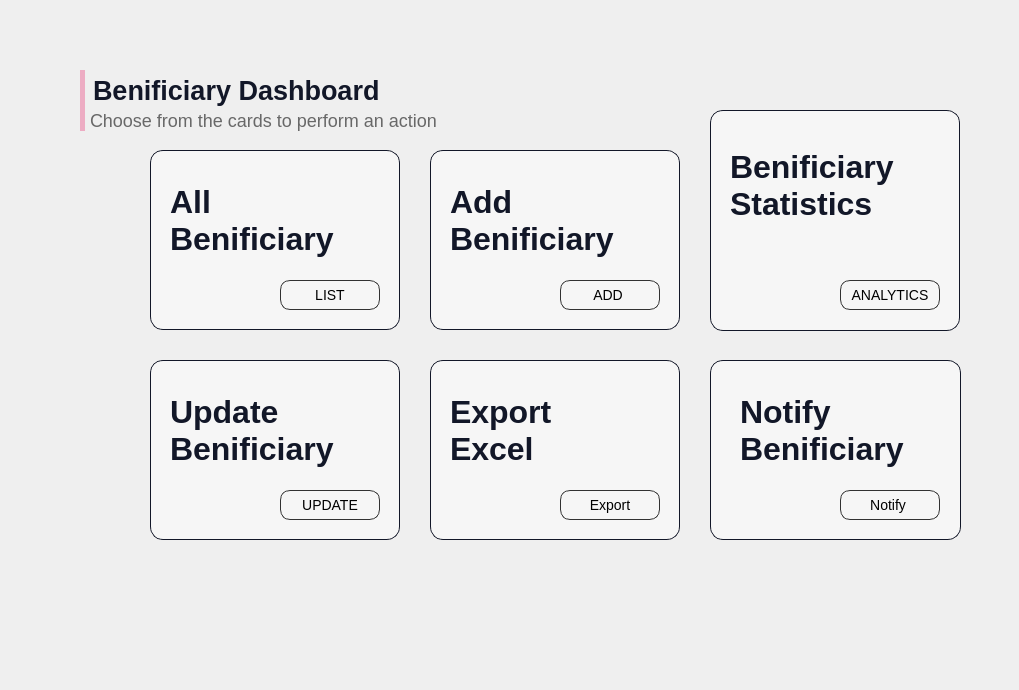
      <widget class="QWidget" name="page_21">
       <widget class="QLabel" name="label_42">
        <property name="geometry">
         <rect>
          <x>730</x>
          <y>140</y>
          <width>200</width>
          <height>91</height>
         </rect>
        </property>
        <property name="styleSheet">
         <string notr="true">font-family: 'Poppins';
font-style: normal;
background:rgba(0,0,0,0);
font-weight: 700;
font-size: 32px;
color: rgb(18,23,40);

</string>
        </property>
        <property name="text">
         <string>Benificiary
Statistics</string>
        </property>
       </widget>
       <widget class="QLabel" name="label_200">
        <property name="geometry">
         <rect>
          <x>150</x>
          <y>360</y>
          <width>250</width>
          <height>180</height>
         </rect>
        </property>
        <property name="styleSheet">
         <string notr="true">border-radius: 13px;
background:rgb(246,246,246);
border: 1px solid rgb(18,23,40);</string>
        </property>
        <property name="text">
         <string/>
        </property>
       </widget>
       <widget class="QLabel" name="label_208">
        <property name="geometry">
         <rect>
          <x>170</x>
          <y>380</y>
          <width>200</width>
          <height>100</height>
         </rect>
        </property>
        <property name="styleSheet">
         <string notr="true">font-family: 'Poppins';
font-style: normal;
background:rgba(0,0,0,0);
font-weight: 700;
font-size: 32px;
color: rgb(18,23,40);

</string>
        </property>
        <property name="text">
         <string>Update
Benificiary</string>
        </property>
       </widget>
       <widget class="QLabel" name="label_202">
        <property name="geometry">
         <rect>
          <x>430</x>
          <y>360</y>
          <width>250</width>
          <height>180</height>
         </rect>
        </property>
        <property name="styleSheet">
         <string notr="true">border-radius: 13px;
background:rgb(246,246,246);
border: 1px solid rgb(18,23,40);</string>
        </property>
        <property name="text">
         <string/>
        </property>
       </widget>
       <widget class="QLabel" name="label_197">
        <property name="geometry">
         <rect>
          <x>80</x>
          <y>70</y>
          <width>371</width>
          <height>41</height>
         </rect>
        </property>
        <property name="styleSheet">
         <string notr="true">font-family: 'Poppins';
font-style: normal;
background:rgba(0,0,0,0);
font-weight: 600;
font-size: 27px;
color: rgb(18,23,40);
border-left: 5px solid rgb(237,172,195);
padding-left: 1px;

</string>
        </property>
        <property name="text">
         <string>Benificiary Dashboard</string>
        </property>
       </widget>
       <widget class="QLabel" name="label_203">
        <property name="geometry">
         <rect>
          <x>80</x>
          <y>110</y>
          <width>411</width>
          <height>21</height>
         </rect>
        </property>
        <property name="styleSheet">
         <string notr="true">font-family: 'Poppins';
font-style: normal;
background:rgba(0,0,0,0);
font-weight: 275;
font-size: 18px;
color: rgb(104,104,104);
border-left: 5px solid rgb(237,172,195);
padding-left: 1px;

</string>
        </property>
        <property name="text">
         <string>Choose from the cards to perform an action</string>
        </property>
       </widget>
       <widget class="QLabel" name="label_206">
        <property name="geometry">
         <rect>
          <x>450</x>
          <y>170</y>
          <width>200</width>
          <height>100</height>
         </rect>
        </property>
        <property name="styleSheet">
         <string notr="true">font-family: 'Poppins';
font-style: normal;
background:rgba(0,0,0,0);
font-weight: 700;
font-size: 32px;
color: rgb(18,23,40);

</string>
        </property>
        <property name="text">
         <string>Add
Benificiary</string>
        </property>
       </widget>
       <widget class="QPushButton" name="pushButton_58">
        <property name="geometry">
         <rect>
          <x>280</x>
          <y>490</y>
          <width>100</width>
          <height>30</height>
         </rect>
        </property>
        <property name="cursor">
         <cursorShape>PointingHandCursor</cursorShape>
        </property>
        <property name="styleSheet">
         <string notr="true">QPushButton{
border-radius: 10px; 
font-family: 'Poppins';
font-style: normal;
font-weight: 400;
font-size: 14px;
background:rgba(0,0,0,0);
border:1px solid rgb(50,50,50);
}
QPushButton:hover{
background:rgb(28, 36, 61);
color:white;
}

</string>
        </property>
        <property name="text">
         <string>UPDATE</string>
        </property>
       </widget>
       <widget class="QPushButton" name="pushButton_55">
        <property name="geometry">
         <rect>
          <x>280</x>
          <y>280</y>
          <width>100</width>
          <height>30</height>
         </rect>
        </property>
        <property name="cursor">
         <cursorShape>PointingHandCursor</cursorShape>
        </property>
        <property name="styleSheet">
         <string notr="true">QPushButton{
border-radius: 10px; 
font-family: 'Poppins';
font-style: normal;
font-weight: 400;
font-size: 14px;
background:rgba(0,0,0,0);
border:1px solid rgb(50,50,50);
}
QPushButton:hover{
background:rgb(28, 36, 61);
color:white;
}

</string>
        </property>
        <property name="text">
         <string>LIST</string>
        </property>
       </widget>
       <widget class="QLabel" name="label_204">
        <property name="geometry">
         <rect>
          <x>710</x>
          <y>360</y>
          <width>251</width>
          <height>180</height>
         </rect>
        </property>
        <property name="styleSheet">
         <string notr="true">border-radius: 13px;
background:rgb(246,246,246);
border: 1px solid rgb(18,23,40);</string>
        </property>
        <property name="text">
         <string/>
        </property>
       </widget>
       <widget class="QPushButton" name="pushButton_56">
        <property name="geometry">
         <rect>
          <x>840</x>
          <y>490</y>
          <width>100</width>
          <height>30</height>
         </rect>
        </property>
        <property name="cursor">
         <cursorShape>PointingHandCursor</cursorShape>
        </property>
        <property name="styleSheet">
         <string notr="true">QPushButton{
border-radius: 10px; 
font-family: 'Poppins';
font-style: normal;
font-weight: 400;
font-size: 14px;
background:rgba(0,0,0,0);
border:1px solid rgb(50,50,50);
}
QPushButton:hover{
background:rgb(28, 36, 61);
color:white;
}

</string>
        </property>
        <property name="text">
         <string>Notify </string>
        </property>
       </widget>
       <widget class="QPushButton" name="pushButton_29">
        <property name="geometry">
         <rect>
          <x>840</x>
          <y>280</y>
          <width>100</width>
          <height>30</height>
         </rect>
        </property>
        <property name="cursor">
         <cursorShape>PointingHandCursor</cursorShape>
        </property>
        <property name="styleSheet">
         <string notr="true">QPushButton{
border-radius: 10px; 
font-family: 'Poppins';
font-style: normal;
font-weight: 400;
font-size: 14px;
background:rgba(0,0,0,0);
border:1px solid rgb(50,50,50);
}
QPushButton:hover{
background:rgb(28, 36, 61);
color:white;
}

</string>
        </property>
        <property name="text">
         <string>ANALYTICS</string>
        </property>
       </widget>
       <widget class="QLabel" name="label_205">
        <property name="geometry">
         <rect>
          <x>170</x>
          <y>170</y>
          <width>200</width>
          <height>100</height>
         </rect>
        </property>
        <property name="styleSheet">
         <string notr="true">font-family: 'Poppins';
font-style: normal;
background:rgba(0,0,0,0);
font-weight: 700;
font-size: 32px;
color: rgb(18,23,40);

</string>
        </property>
        <property name="text">
         <string>All
Benificiary</string>
        </property>
       </widget>
       <widget class="QLabel" name="label_201">
        <property name="geometry">
         <rect>
          <x>430</x>
          <y>150</y>
          <width>250</width>
          <height>180</height>
         </rect>
        </property>
        <property name="styleSheet">
         <string notr="true">border-radius: 13px;
background:rgb(246,246,246);
border: 1px solid rgb(18,23,40);</string>
        </property>
        <property name="text">
         <string/>
        </property>
       </widget>
       <widget class="QLabel" name="label_199">
        <property name="geometry">
         <rect>
          <x>150</x>
          <y>150</y>
          <width>250</width>
          <height>180</height>
         </rect>
        </property>
        <property name="styleSheet">
         <string notr="true">border-radius: 13px;
background:rgb(246,246,246);
border: 1px solid rgb(18,23,40);</string>
        </property>
        <property name="text">
         <string/>
        </property>
       </widget>
       <widget class="QLabel" name="label_207">
        <property name="geometry">
         <rect>
          <x>450</x>
          <y>380</y>
          <width>200</width>
          <height>100</height>
         </rect>
        </property>
        <property name="styleSheet">
         <string notr="true">font-family: 'Poppins';
font-style: normal;
background:rgba(0,0,0,0);
font-weight: 700;
font-size: 32px;
color: rgb(18,23,40);

</string>
        </property>
        <property name="text">
         <string>Export
Excel</string>
        </property>
       </widget>
       <widget class="QLabel" name="label_39">
        <property name="geometry">
         <rect>
          <x>710</x>
          <y>110</y>
          <width>250</width>
          <height>221</height>
         </rect>
        </property>
        <property name="styleSheet">
         <string notr="true">border-radius: 13px;
background:rgb(246,246,246);
border: 1px solid rgb(18,23,40);</string>
        </property>
        <property name="text">
         <string/>
        </property>
       </widget>
       <widget class="QPushButton" name="pushButton_54">
        <property name="geometry">
         <rect>
          <x>560</x>
          <y>280</y>
          <width>100</width>
          <height>30</height>
         </rect>
        </property>
        <property name="cursor">
         <cursorShape>PointingHandCursor</cursorShape>
        </property>
        <property name="styleSheet">
         <string notr="true">QPushButton{
border-radius: 10px; 
font-family: 'Poppins';
font-style: normal;
font-weight: 400;
font-size: 14px;
background:rgba(0,0,0,0);
border:1px solid rgb(50,50,50);
}
QPushButton:hover{
background:rgb(28, 36, 61);
color:white;
}

</string>
        </property>
        <property name="text">
         <string>ADD </string>
        </property>
       </widget>
       <widget class="QLabel" name="label_209">
        <property name="geometry">
         <rect>
          <x>740</x>
          <y>380</y>
          <width>200</width>
          <height>100</height>
         </rect>
        </property>
        <property name="styleSheet">
         <string notr="true">font-family: 'Poppins';
font-style: normal;
background:rgba(0,0,0,0);
font-weight: 700;
font-size: 32px;
color: rgb(18,23,40);

</string>
        </property>
        <property name="text">
         <string>Notify
Benificiary</string>
        </property>
       </widget>
       <widget class="QPushButton" name="pushButton_57">
        <property name="geometry">
         <rect>
          <x>560</x>
          <y>490</y>
          <width>100</width>
          <height>30</height>
         </rect>
        </property>
        <property name="cursor">
         <cursorShape>PointingHandCursor</cursorShape>
        </property>
        <property name="styleSheet">
         <string notr="true">QPushButton{
border-radius: 10px; 
font-family: 'Poppins';
font-style: normal;
font-weight: 400;
font-size: 14px;
background:rgba(0,0,0,0);
border:1px solid rgb(50,50,50);
}
QPushButton:hover{
background:rgb(28, 36, 61);
color:white;
}

</string>
        </property>
        <property name="text">
         <string>Export</string>
        </property>
       </widget>
       <widget class="QLabel" name="label_140">
        <property name="geometry">
         <rect>
          <x>740</x>
          <y>170</y>
          <width>200</width>
          <height>141</height>
         </rect>
        </property>
        <property name="styleSheet">
         <string notr="true">background:url(&quot;:/Icons/Icons/Images/data.png&quot;);</string>
        </property>
        <property name="text">
         <string/>
        </property>
       </widget>
       <widget class="QLabel" name="label_146">
        <property name="geometry">
         <rect>
          <x>580</x>
          <y>400</y>
          <width>80</width>
          <height>80</height>
         </rect>
        </property>
        <property name="styleSheet">
         <string notr="true">background:url(&quot;:/Icons/Icons/Images/ex.png&quot;);</string>
        </property>
        <property name="text">
         <string/>
        </property>
       </widget>
       <widget class="QLabel" name="label_147">
        <property name="geometry">
         <rect>
          <x>920</x>
          <y>370</y>
          <width>90</width>
          <height>118</height>
         </rect>
        </property>
        <property name="styleSheet">
         <string notr="true">background:url(&quot;:/Icons/Icons/Images/mess.png&quot;);</string>
        </property>
        <property name="text">
         <string/>
        </property>
       </widget>
       <widget class="QLabel" name="label_214">
        <property name="geometry">
         <rect>
          <x>-20</x>
          <y>360</y>
          <width>321</width>
          <height>321</height>
         </rect>
        </property>
        <property name="styleSheet">
         <string notr="true">background:url(&quot;:/Icons/Icons/Images/branch.png&quot;);</string>
        </property>
        <property name="text">
         <string/>
        </property>
       </widget>
       <zorder>label_214</zorder>
       <zorder>label_199</zorder>
       <zorder>label_201</zorder>
       <zorder>label_39</zorder>
       <zorder>label_200</zorder>
       <zorder>label_208</zorder>
       <zorder>label_202</zorder>
       <zorder>label_197</zorder>
       <zorder>label_203</zorder>
       <zorder>label_206</zorder>
       <zorder>pushButton_58</zorder>
       <zorder>pushButton_55</zorder>
       <zorder>label_204</zorder>
       <zorder>pushButton_56</zorder>
       <zorder>label_205</zorder>
       <zorder>label_207</zorder>
       <zorder>pushButton_54</zorder>
       <zorder>pushButton_57</zorder>
       <zorder>label_146</zorder>
       <zorder>label_147</zorder>
       <zorder>label_209</zorder>
       <zorder>label_140</zorder>
       <zorder>label_42</zorder>
       <zorder>pushButton_29</zorder>
      </widget>
